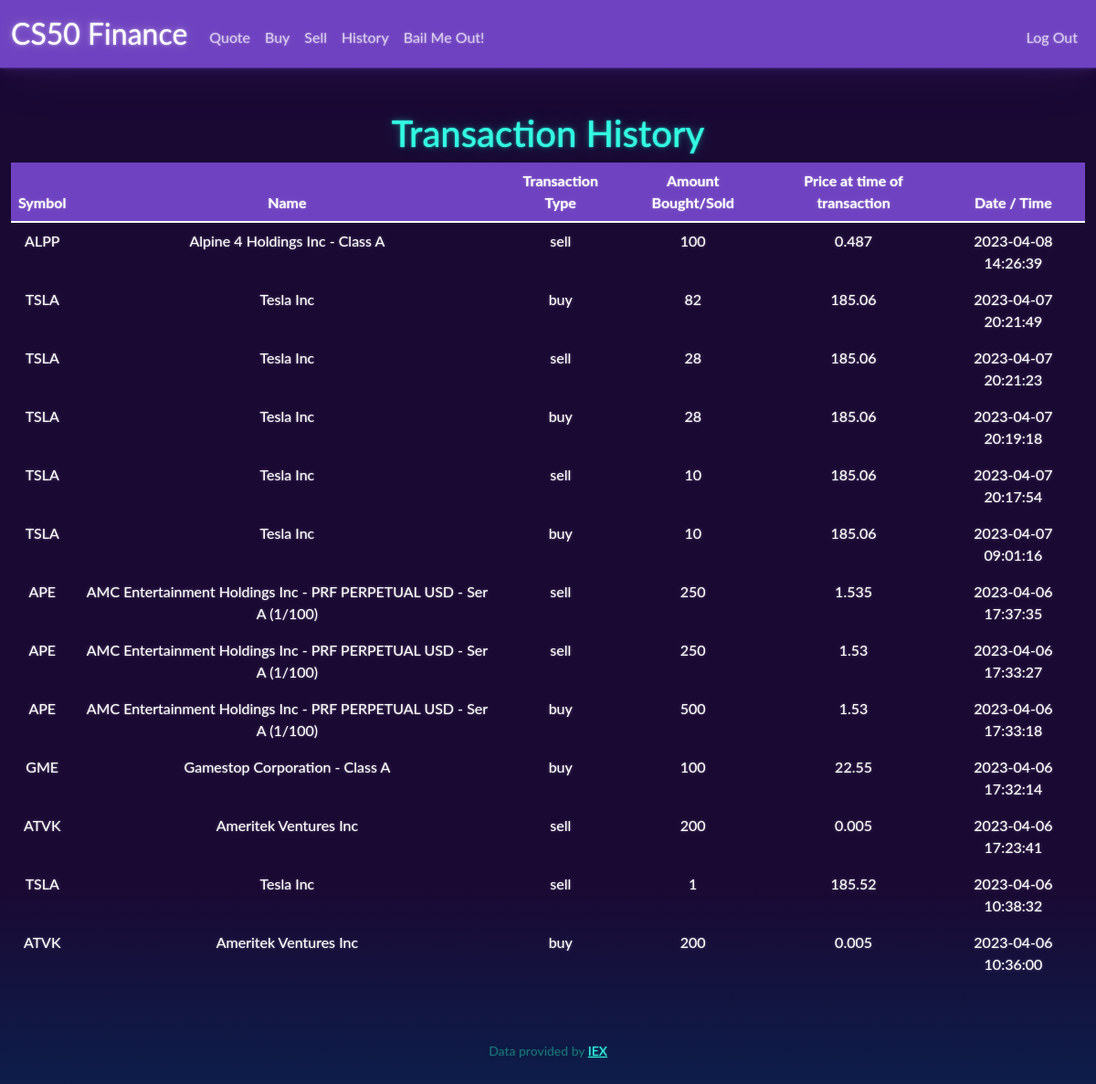
The app's page /history (signed in) with its own data.
### tables this page shows
CREATE TABLE transaction_history(
id INTEGER PRIMARY KEY AUTOINCREMENT NOT NULL,
user_id INTEGER,
name TEXT,
symbol TEXT,
transaction_type TEXT,
amount INTEGER,
price_at_purchase REAL,
time_stamp TIMESTAMP DEFAULT CURRENT_TIMESTAMP,
FOREIGN KEY (user_id) REFERENCES users(id));

### app.py (the view)
@app.route("/history")
@login_required
def history():
    transHistory = db.execute("SELECT * FROM transaction_history WHERE user_id = ? ORDER BY time_stamp DESC", session["user_id"])
    if not transHistory:
        return apology("Database Error")
    return render_template("/history.html", transHistory=transHistory)

### app.py (called while the page is built)
@app.after_request
def after_request(response):
    response.headers["Cache-Control"] = "no-cache, no-store, must-revalidate"
    response.headers["Expires"] = 0
    response.headers["Pragma"] = "no-cache"
    return response

### helpers.py (called while the page is built)
def login_required(f):
    @wraps(f)
    def decorated_function(*args, **kwargs):
        if session.get("user_id") is None:
            return redirect("/login")
        return f(*args, **kwargs)
    return decorated_function

### templates/history.html (shortened to what this page needs)
{% extends "layout.html" %}
{% block main %}
<h1>Transaction History</h1>
<table class="table table-hover" >
    <thead class="table-primary" >
        <th scope="col">Symbol</th>
        <th scope="col">Name</th>
        <th scope="col">Transaction Type</th>
        <th scope="col">Amount Bought/Sold</th>
        <th scope="col">Price at time of transaction</th>
        <th scope="col">Date / Time</th>
    </thead>
    <tbody>
        {% for item in transHistory %}
        <tr>
            <td> {{ item["symbol"] }} </td>
            <td> {{ item["name"] }} </td>
            <td> {{ item["transaction_type"] }} </td>
            <td> {{ item["amount"] }} </td>
            <td> {{ item["price_at_purchase"] }} </td>
            <td> {{ item["time_stamp"] }} </td>
        </tr>
        {% endfor %}
    </tbody>
</table>
{% endblock %}

### templates/layout.html (shortened to what this page needs)
<!DOCTYPE html>
<html lang="en">
    <head>
        <link href="https://cdn.jsdelivr.net/npm/bootstrap@5.1.3/dist/css/bootstrap.min.css" rel="stylesheet">
        <link href="/static/styles.css" rel="stylesheet">
    </head>
    <body>
        <nav class="navbar navbar-expand-lg navbar-dark bg-primary">
            <div class="container-fluid">
                <a class="navbar-brand" href="/"><span>CS50 </span>Finance</a>
                <div class="collapse navbar-collapse" id="navbar">
                    {% if session["user_id"] %}
                        <ul class="navbar-nav me-auto mt-2">
                            <li class="nav-item"><a class="nav-link" href="/quote">Quote</a></li>
                            <li class="nav-item"><a class="nav-link" href="/buy">Buy</a></li>
                            <li class="nav-item"><a class="nav-link" href="/sell">Sell</a></li>
                            <li class="nav-item"><a class="nav-link" href="/history">History</a></li>
                            <li class="nav_item"><a class="nav-link" href="/bailout">Bail Me Out!</a></li>
                        </ul>
                        <ul class="navbar-nav ms-auto mt-2">
                            <li class="nav-item"><a class="nav-link" href="/logout">Log Out</a></li>
                        </ul>
                    {% else %}
                        <ul class="navbar-nav ms-auto mt-2">
                            <li class="nav-item"><a class="nav-link" href="/register">Register</a></li>
                            <li class="nav-item"><a class="nav-link" href="/login">Log In</a></li>
                        </ul>
                    {% endif %}
                </div>
            </div>
        </nav>
        <main class="container-fluid py-5 text-center">
            {% block main %}{% endblock %}
        </main>
        <footer class="mb-5 small text-center text-muted">
            Data provided by <a href="https://iexcloud.io/">IEX</a>
        </footer>
    </body>
</html>

### records on screen
transaction_history: symbol "ALPP", name "Alpine 4 Holdings Inc - Class A", transaction_type "sell", amount "100", price_at_purchase "0.487", time_stamp "2023-04-08 14:26:39"
transaction_history: symbol "TSLA", name "Tesla Inc", transaction_type "buy", amount "82", price_at_purchase "185.06", time_stamp "2023-04-07 20:21:49"
transaction_history: symbol "TSLA", name "Tesla Inc", transaction_type "sell", amount "28", price_at_purchase "185.06", time_stamp "2023-04-07 20:21:23"
transaction_history: symbol "TSLA", name "Tesla Inc", transaction_type "buy", amount "28", price_at_purchase "185.06", time_stamp "2023-04-07 20:19:18"
transaction_history: symbol "TSLA", name "Tesla Inc", transaction_type "sell", amount "10", price_at_purchase "185.06", time_stamp "2023-04-07 20:17:54"
transaction_history: symbol "TSLA", name "Tesla Inc", transaction_type "buy", amount "10", price_at_purchase "185.06", time_stamp "2023-04-07 09:01:16"
transaction_history: symbol "APE", name "AMC Entertainment Holdings Inc - PRF PERPETUAL USD - Ser A (1/100)", transaction_type "sell", amount "250", price_at_purchase "1.535", time_stamp "2023-04-06 17:37:35"
transaction_history: symbol "APE", name "AMC Entertainment Holdings Inc - PRF PERPETUAL USD - Ser A (1/100)", transaction_type "sell", amount "250", price_at_purchase "1.53", time_stamp "2023-04-06 17:33:27"
transaction_history: symbol "APE", name "AMC Entertainment Holdings Inc - PRF PERPETUAL USD - Ser A (1/100)", transaction_type "buy", amount "500", price_at_purchase "1.53", time_stamp "2023-04-06 17:33:18"
transaction_history: symbol "GME", name "Gamestop Corporation - Class A", transaction_type "buy", amount "100", price_at_purchase "22.55", time_stamp "2023-04-06 17:32:14"
transaction_history: symbol "ATVK", name "Ameritek Ventures Inc", transaction_type "sell", amount "200", price_at_purchase "0.005", time_stamp "2023-04-06 17:23:41"
transaction_history: symbol "TSLA", name "Tesla Inc", transaction_type "sell", amount "1", price_at_purchase "185.52", time_stamp "2023-04-06 10:38:32"
transaction_history: symbol "ATVK", name "Ameritek Ventures Inc", transaction_type "buy", amount "200", price_at_purchase "0.005", time_stamp "2023-04-06 10:36:00"
